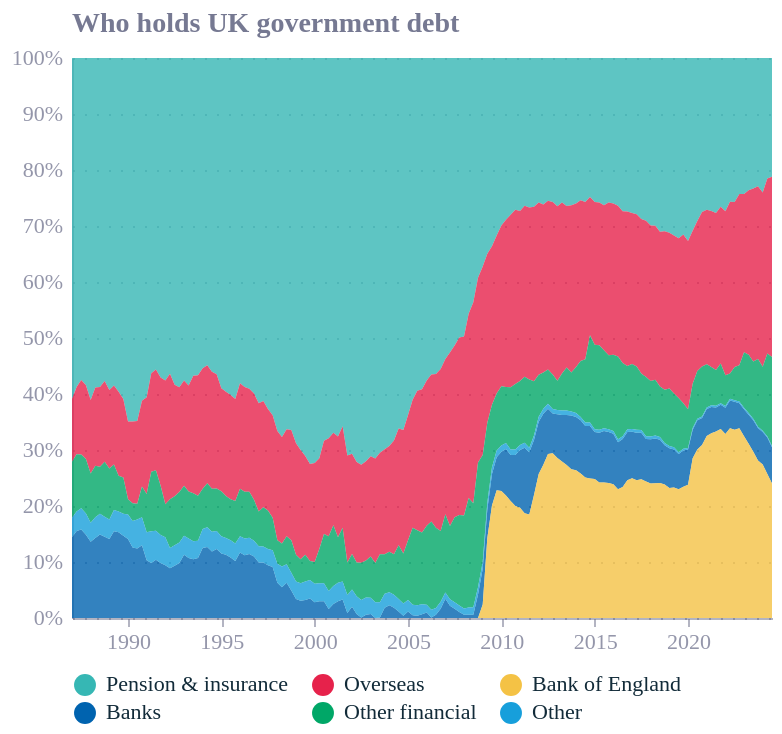

The specification (Vega-Lite) saved for this image:
### Vega-Lite specification from a JSON file in a GitHub repository (floating-point values rounded to 4 significant figures; data arrays with more than 128 entries replaced by an {"elided": "..."} marker saying what was removed)
{"config": {"font": "Circular Std", "text": {"color": "#676A86", "align": "left", "baseline": "middle", "dx": 7, "dy": 0, "fontSize": 11}, "view": {"stroke": null, "continuousWidth": 400, "continuousHeight": 300, "discreteWidth": 400, "discreteHeight": 300}, "range": {"category": ["#36B7B4", "#E6224B", "#F4C245", "#0063AF", "#00A767", "#179FDB", "#EB5C2E", "#5C267B", "#122B39"], "diverging": ["#E6224B", "#E54753", "#C9C9C9", "#179FDB", "#122B39"], "heatmap": ["#C9C9C9", "#179FDB", "#0063AF", "#122B39"], "ordinal": ["#00A767", "#36B7B4", "#179FDB", "#0063AF", "#243B5A"]}, "bar": {"color": "#179fdb"}, "line": {"color": "#e6224b"}, "rule": {"color": "#676A86"}, "area": {"opacity": 0.8}, "point": {"filled": true, "size": 80, "color": "#e6224b", "opacity": 0.95}, "geoshape": {"stroke": "white", "strokeWidth": 0.3}, "rect": {"fill": "#d6d4d4", "opacity": 0.3}, "axis": {"labelColor": "#676A86", "labelFontSize": 11, "labelFont": "Circular Std", "labelOpacity": 0.7, "tickColor": "#676A86", "tickOpacity": 0.5, "domainColor": "#676A86", "domainOpacity": 0.5, "gridColor": "#676A86", "gridDash": [2, 2], "gridOpacity": 0.5, "title": null, "titleColor": "#676A86", "titleOpacity": 0.8, "tickSize": 4}, "axisXDiscrete": {"grid": false, "labelAngle": 0, "tickCount": 10, "tickOpacity": 0.5, "title": null}, "axisYDiscrete": {"ticks": false, "labelPadding": 5}, "axisXTemporal": {"grid": false, "ticks": true}, "axisXQuantitative": {"grid": true}, "axisYQuantitative": {"gridColor": "#676A86", "gridDash": [1, 5], "gridOpacity": 0.5, "ticks": false, "labelPadding": 5, "tickCount": 8, "titleAngle": 0, "titleAlign": "left", "titleBaseline": "bottom", "titleX": 0, "titleY": -5}, "title": {"color": "#676A86E6", "subtitleColor": "#676A86", "font": "Circular Std", "subtitleFont": "Circular Std", "anchor": "start", "fontSize": 14, "subtitleFontSize": 12, "subtitlePadding": 4, "offset": 0, "frame": "group"}, "legend": {"titleColor": "#122b39", "title": null, "labelColor": "#122b39", "labelFontSize": 11}}, "data": {"name": "data-afb9c4349562bbc1b04ee2289b3b914c"}, "mark": {"type": "area"}, "encoding": {"color": {"field": "sector", "legend": {"columns": 3, "labelLimit": 200, "offset": 10, "orient": "bottom", "symbolSize": 120, "title": null}, "scale": {"domain": ["Pension & insurance", "Overseas", "Bank of England", "Banks", "Other financial", "Other"], "range": ["#36B7B4", "#E6224B", "#F4C245", "#0063AF", "#00A767", "#179FDB"]}, "sort": ["Pension & insurance", "Overseas", "Bank of England", "Banks", "Other financial", "Other"], "type": "nominal"}, "order": {"field": "sector", "sort": "ascending", "type": "nominal"}, "x": {"axis": {"format": "%Y", "tickCount": 8}, "field": "date", "title": null, "type": "temporal"}, "y": {"axis": {"format": "%"}, "field": "share", "stack": "normalize", "title": null, "type": "quantitative"}}, "height": 280, "title": {"text": "Who holds UK government debt"}, "width": 350, "$schema": "https://vega.github.io/schema/vega-lite/v6.4.1.json", "datasets": {"data-afb9c4349562bbc1b04ee2289b3b914c": {"elided": "906 records"}}}
